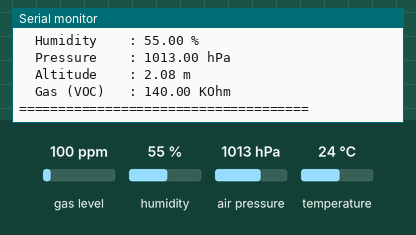
This sketch was run on a simulated ESP32. On the bench: the last lines printed to the serial monitor. The test bench sets the inputs (shaded band); at power-on: gas level 100 ppm, humidity 55 %, air pressure 1013 hPa, temperature 24 °C.

Above: at 1.2 s.
1.3 s: gas level set to 20 ppm
3.3 s: humidity set to 22 %
At 3.8 s:
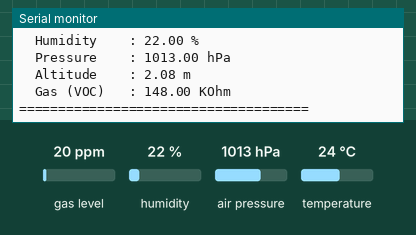
5.3 s: air pressure set to 952 hPa
At 7.1 s:
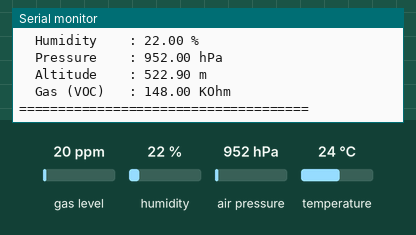

Measured:
- after the input at 3.3 s, the serial monitor: prints a new line at once (image 1)
- after the input at 5.3 s, the serial monitor: prints a new line after 1.2 s (image 2)

The sketch:

TemperatureOutput.ino
```cpp
#include <Wire.h>
#include <Adafruit_Sensor.h>
#include "Adafruit_BME680.h"

#define SDA_PIN 33
#define SCL_PIN 32

#define SEALEVELPRESSURE_HPA (1013.25)

TwoWire I2CBME = TwoWire(0);
Adafruit_BME680 bme(&I2CBME);

void setup() {
  Serial.begin(115200);
  while (!Serial);
  Serial.println("BME680 Sensor Readings");

  I2CBME.begin(SDA_PIN, SCL_PIN, 100000);

  if (!bme.begin(0x77, &I2CBME)) {
    Serial.println("Could not find BME680! Check wiring.");
    while (1);
  }

  bme.setTemperatureOversampling(BME680_OS_8X);
  bme.setHumidityOversampling(BME680_OS_2X);
  bme.setPressureOversampling(BME680_OS_4X);
  bme.setIIRFilterSize(BME680_FILTER_SIZE_3);
  bme.setGasHeater(320, 150);

  Serial.println("Sensor initialized successfully!");
}

void loop() {
  if (!bme.performReading()) {
    Serial.println("Failed to perform reading, retrying...");
    delay(2000);
    return;
  }

  Serial.println("========== BME680 Readings ==========");

  Serial.print("  Temperature : ");
  Serial.print(bme.temperature, 2);
  Serial.println(" C");

  Serial.print("  Humidity    : ");
  Serial.print(bme.humidity, 2);
  Serial.println(" %");

  Serial.print("  Pressure    : ");
  Serial.print(bme.pressure / 100.0, 2);
  Serial.println(" hPa");

  Serial.print("  Altitude    : ");
  Serial.print(bme.readAltitude(SEALEVELPRESSURE_HPA), 2);
  Serial.println(" m");

  Serial.print("  Gas (VOC)   : ");
  Serial.print(bme.gas_resistance / 1000.0, 2);
  Serial.println(" KOhm");

  Serial.println("=====================================");
  Serial.println();

  delay(3000);
}
```

Wiring.ino
```cpp
//BME680, and ESP32 Dev board USBC,
// I want to printout outputs of all the sensor readings.
//Yellow from BME680 is connected D32 in communication lane of Breadboard parallel to ESP32.
//Blue from BME680 is connected to D26 in communication lane of Breadboard parallel to ESP32.
//  Black from BME680 is connected to GND parallel to the communication lane of ESP32. RED from BME680 is connected to VIN parallel to ESP32 in communication lane.
//
//
```
